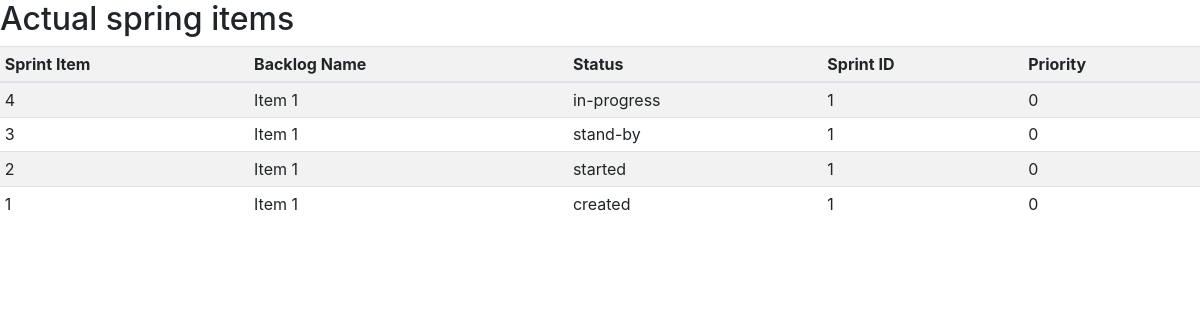
The app's page /items_order.php with its own data.
### tables this page shows
create table if not exists sprint_items_copy(
    sprint_item_id int not null auto_increment,
    backlog_item_id int not null,
    status_id int not null,
    sprint_id int not null,
    item_display_order int not null default 0,
    primary key(sprint_item_id),
    foreign key (backlog_item_id) references backlog_items(backlog_item_id),
    foreign key (status_id) references status(status_id),
    foreign key (sprint_id) references sprints(sprint_id)
);

create table if not exists backlog_items(
    backlog_item_id int not null auto_increment,
    backlog_item_name varchar(150) not null,
    backlog_item_description varchar(150) not null,
    backlog_item_effort int not null,
    backlog_id int not null,
    primary key(backlog_item_id),
    foreign key (backlog_id) references backlogs(backlog_id)
);

create table if not exists status(
    status_id int not null auto_increment,
    status_name varchar(150) not null,
    primary key(status_id)
);

### items_order.php (the view, shortened to what this page needs)
<!DOCTYPE html>
<html>
<head>
	<link rel="stylesheet" href="//code.jquery.com/ui/1.12.1/themes/base/jquery-ui.css">
	<link rel="stylesheet" type="text/css" href="ui/assets/css/bootstrap.css">
	<link href="/docs/4.5/dist/css/bootstrap.min.css" rel="stylesheet">
</head>
<body>
<?php
$link = mysqli_connect("localhost","root","","app-log-database");
$strSQL = "SELECT
A.sprint_item_id, B.backlog_item_name, C.status_name,
A.sprint_id, A.item_display_order
FROM sprint_items_copy AS A
INNER JOIN backlog_items AS B
ON A.backlog_item_id=B.backlog_item_id
INNER JOIN status AS C
ON A.status_id=C.status_id
ORDER BY A.item_display_order ASC;";
$result = mysqli_query($link,$strSQL);
if(mysqli_num_rows($result)>0)
{
	?>
	<h2>Actual spring items</h2>
	<table class="table table-striped table-sm">
		<tr>
			<th>Sprint Item</th>
			<th>Backlog Name</th>
			<th>Status</th>
			<th>Sprint ID</th>
			<th>Priority</th>
		</tr>
		<tbody class="sortable">
		<?php
		while($row=mysqli_fetch_object($result))
		{
		?>
			<tr id="<?php echo $row->sprint_item_id;?>">
				<td><?php echo $row->sprint_item_id;?></td>
				<td><?php echo $row->backlog_item_name;?></td>
				<td><?php echo $row->status_name;?></td>
				<td><?php echo $row->sprint_id;?></td>
				<td><?php echo $row->item_display_order;?></td>
			</tr>
		<?php
		}
		?>
		</tbody>
	</table>
	<?php
}
?>
</body>
</html>

### records on screen
sprint_items_copy: sprint_item_id "4", backlog_item.backlog_item_name "Item 1", status.status_name "in-progress", sprint "1", item_display_order "0"
sprint_items_copy: sprint_item_id "3", backlog_item.backlog_item_name "Item 1", status.status_name "stand-by", sprint "1", item_display_order "0"
sprint_items_copy: sprint_item_id "2", backlog_item.backlog_item_name "Item 1", status.status_name "started", sprint "1", item_display_order "0"
sprint_items_copy: sprint_item_id "1", backlog_item.backlog_item_name "Item 1", status.status_name "created", sprint "1", item_display_order "0"
